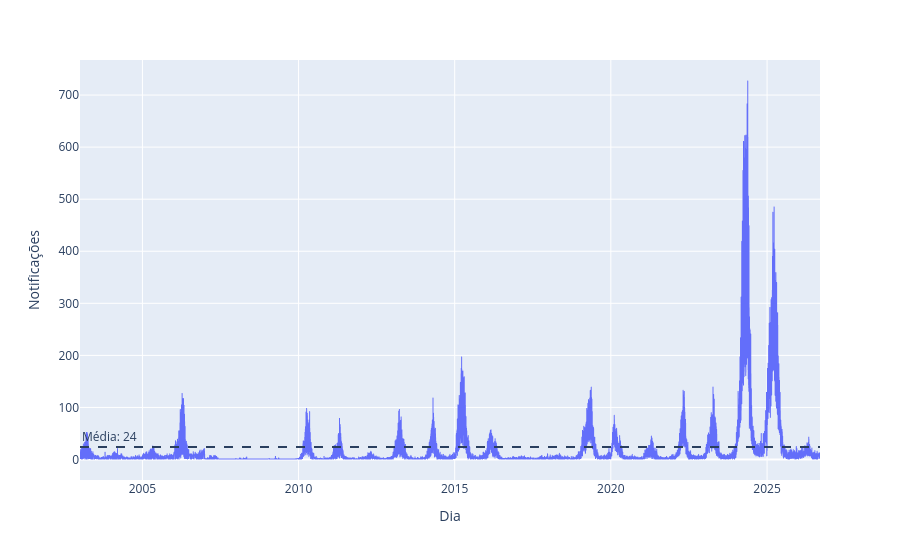

Notebook cell for this chart:
### Markdown cell above
## Visualizações

### Code cell
media = df_notificacoes['Notificações'].mean()

fig = px.line(
    df_notificacoes,
    x='Dia',
    y='Notificações'
)

fig.add_hline(
    y=media,
    line_dash='dash',
    annotation_text=f"Média: {media:.0f}",
    annotation_position="top left"
)

fig.update_traces(line=dict(width=1))

fig.show()

### Figure 1 — Plotly figure (JSON) as saved in the notebook; plotly's stock layout.template omitted (floating-point values rounded to 4 significant figures; data arrays with more than 128 entries replaced by an {"elided": "..."} marker saying what was removed)
{"data": [{"hovertemplate": "Dia=%{x}<br>Notificações=%{y}<extra></extra>", "legendgroup": "", "line": {"color": "#636efa", "dash": "solid", "width": 1}, "marker": {"symbol": "circle"}, "mode": "lines", "name": "", "showlegend": false, "type": "scattergl", "x": {"elided": "6732 str values"}, "xaxis": "x", "y": {"elided": "6732 int values"}, "yaxis": "y"}], "layout": {"annotations": [{"showarrow": false, "text": "Média: 24", "x": 0, "xanchor": "left", "xref": "x domain", "y": 23.84, "yanchor": "bottom", "yref": "y"}], "legend": {"tracegroupgap": 0}, "margin": {"t": 60}, "shapes": [{"line": {"dash": "dash"}, "type": "line", "x0": 0, "x1": 1, "xref": "x domain", "y0": 23.84, "y1": 23.84, "yref": "y"}], "xaxis": {"anchor": "y", "domain": [0, 1], "title": {"text": "Dia"}}, "yaxis": {"anchor": "x", "domain": [0, 1], "title": {"text": "Notificações"}}}}
